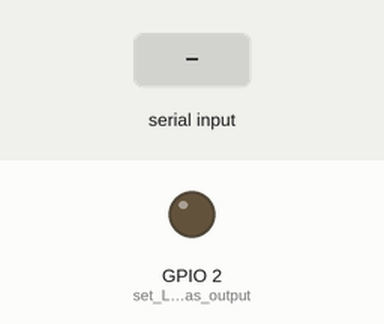
Bench run of a sketch on a simulated ESP32. On the bench: output pins drawn as LEDs (lit = HIGH). The test bench sets the inputs (shaded band). What the sketch prints to the serial monitor is not drawn.

Above: at 1.2 s.
1.3 s: "1" received over the second serial link
At 2.0 s:
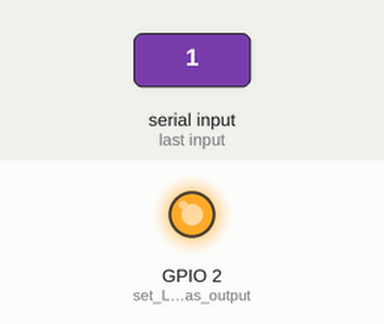
2.8 s: "0" received over the second serial link
At 3.2 s:
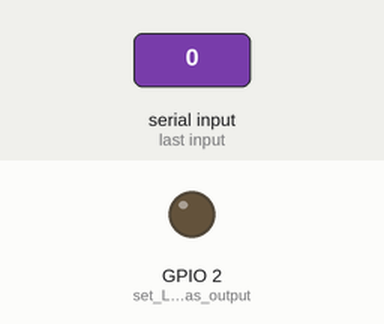
Timing chart, 0 to 5.8 s (numbered marks = the images above; inputs shaded):
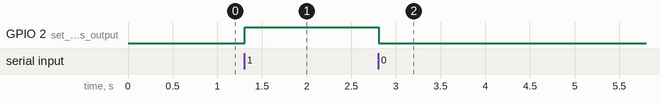

Measured:
- after the input at 1.3 s, GPIO 2 (set_LED_pin_as_output): LOW → HIGH at once
- after the input at 2.8 s, GPIO 2 (set_LED_pin_as_output): HIGH → LOW at once

The sketch:

uart-comm_-_rece.ino
```cpp
//Reciever
void setup() {
  pinMode(LED_BUILTIN, OUTPUT);      // set LED pin as output
  digitalWrite(LED_BUILTIN, LOW);    // switch off LED pin

  Serial.begin(9600);
  Serial1.begin(9600);    // initialize UART with baud rate of 9600
}
void loop() {
  while (Serial1.available() >= 0) {
    Serial.println(Serial1.available());
    char receivedData = Serial1.read();   // read one byte from serial buffer and save to receivedData
    Serial.println(receivedData);
    if (receivedData == '1') {
      digitalWrite(LED_BUILTIN, HIGH); // switch LED On
    }
    else if (receivedData == '0') {
      digitalWrite(LED_BUILTIN, LOW);  // switch LED Off
    }
  }
}
```
